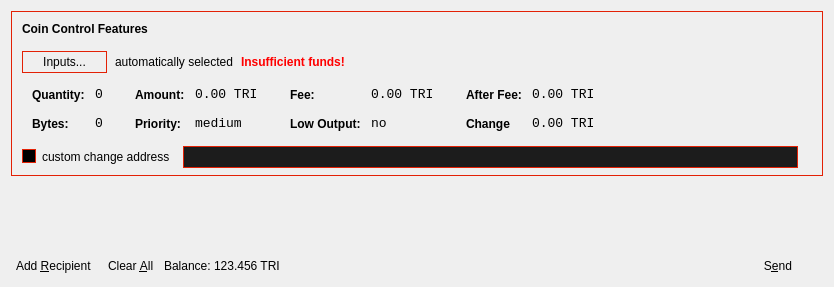
    <widget class="QFrame" name="frameMain">
     <layout class="QVBoxLayout" name="verticalLayout_3">
      <item>
       <widget class="QFrame" name="frameCoinControl">
        <property name="sizePolicy">
         <sizepolicy hsizetype="Expanding" vsizetype="Expanding">
          <horstretch>0</horstretch>
          <verstretch>0</verstretch>
         </sizepolicy>
        </property>
        <property name="maximumSize">
         <size>
          <width>16777215</width>
          <height>16777215</height>
         </size>
        </property>
        <property name="styleSheet">
         <string notr="true">#frameCoinControl {
	border: 1px solid #e32105;
	}</string>
        </property>
        <property name="frameShape">
         <enum>QFrame::StyledPanel</enum>
        </property>
        <property name="frameShadow">
         <enum>QFrame::Sunken</enum>
        </property>
        <layout class="QVBoxLayout" name="verticalLayoutCoinControl2">
         <property name="spacing">
          <number>6</number>
         </property>
         <property name="leftMargin">
          <number>0</number>
         </property>
         <property name="topMargin">
          <number>0</number>
         </property>
         <property name="rightMargin">
          <number>0</number>
         </property>
         <property name="bottomMargin">
          <number>6</number>
         </property>
         <item>
          <layout class="QVBoxLayout" name="verticalLayoutCoinControl" stretch="0,0,0,0,1">
           <property name="spacing">
            <number>0</number>
           </property>
           <property name="leftMargin">
            <number>10</number>
           </property>
           <property name="topMargin">
            <number>10</number>
           </property>
           <item>
            <layout class="QHBoxLayout" name="horizontalLayoutCoinControl1">
             <property name="bottomMargin">
              <number>15</number>
             </property>
             <item>
              <widget class="QLabel" name="labelCoinControlFeatures">
               <property name="sizePolicy">
                <sizepolicy hsizetype="Preferred" vsizetype="Maximum">
                 <horstretch>0</horstretch>
                 <verstretch>0</verstretch>
                </sizepolicy>
               </property>
               <property name="font">
                <font>
                 <weight>75</weight>
                 <bold>true</bold>
                </font>
               </property>
               <property name="styleSheet">
                <string notr="true">font-weight:bold;</string>
               </property>
               <property name="text">
                <string>Coin Control Features</string>
               </property>
              </widget>
             </item>
            </layout>
           </item>
           <item>
            <layout class="QHBoxLayout" name="horizontalLayoutCoinControl2" stretch="0,0,0,0">
             <property name="spacing">
              <number>8</number>
             </property>
             <property name="bottomMargin">
              <number>10</number>
             </property>
             <item>
              <widget class="QPushButton" name="pushButtonCoinControl">
               <property name="styleSheet">
                <string notr="true">QPushButton {
	border: 1px solid #e32105;
	padding: 3px 20px 3px 20px;
	}

QPushButton:pressed:flat {
	color: #000;
	background-color: #e32105;
	}

QPushButton:hover {
	background-color: #3d0e04;
	}

QPushButton:!enabled {
	color: #3d0e04;
	border: 1px solid #3d0e04;
	}</string>
               </property>
               <property name="text">
                <string>Inputs...</string>
               </property>
              </widget>
             </item>
             <item>
              <widget class="QLabel" name="labelCoinControlAutomaticallySelected">
               <property name="text">
                <string>automatically selected</string>
               </property>
               <property name="margin">
                <number>5</number>
               </property>
              </widget>
             </item>
             <item>
              <widget class="QLabel" name="labelCoinControlInsuffFunds">
               <property name="font">
                <font>
                 <weight>75</weight>
                 <bold>true</bold>
                </font>
               </property>
               <property name="styleSheet">
                <string notr="true">color:red;font-weight:bold;</string>
               </property>
               <property name="text">
                <string>Insufficient funds!</string>
               </property>
               <property name="margin">
                <number>5</number>
               </property>
              </widget>
             </item>
             <item>
              <spacer name="horizontalSpacerCoinControl">
               <property name="orientation">
                <enum>Qt::Horizontal</enum>
               </property>
               <property name="sizeHint" stdset="0">
                <size>
                 <width>40</width>
                 <height>1</height>
                </size>
               </property>
              </spacer>
             </item>
            </layout>
           </item>
           <item>
            <widget class="QWidget" name="widgetCoinControl" native="true">
             <property name="sizePolicy">
              <sizepolicy hsizetype="Preferred" vsizetype="Preferred">
               <horstretch>0</horstretch>
               <verstretch>0</verstretch>
              </sizepolicy>
             </property>
             <property name="minimumSize">
              <size>
               <width>0</width>
               <height>0</height>
              </size>
             </property>
             <property name="styleSheet">
              <string notr="true"/>
             </property>
             <layout class="QHBoxLayout" name="horizontalLayoutCoinControl5">
              <property name="leftMargin">
               <number>0</number>
              </property>
              <property name="topMargin">
               <number>0</number>
              </property>
              <property name="rightMargin">
               <number>0</number>
              </property>
              <property name="bottomMargin">
               <number>0</number>
              </property>
              <item>
               <layout class="QHBoxLayout" name="horizontalLayoutCoinControl3" stretch="0,0,0,1">
                <property name="spacing">
                 <number>20</number>
                </property>
                <property name="topMargin">
                 <number>0</number>
                </property>
                <property name="bottomMargin">
                 <number>10</number>
                </property>
                <item>
                 <layout class="QFormLayout" name="formLayoutCoinControl1">
                  <property name="horizontalSpacing">
                   <number>10</number>
                  </property>
                  <property name="verticalSpacing">
                   <number>14</number>
                  </property>
                  <property name="leftMargin">
                   <number>10</number>
                  </property>
                  <property name="topMargin">
                   <number>4</number>
                  </property>
                  <property name="rightMargin">
                   <number>6</number>
                  </property>
                  <item row="0" column="0">
                   <widget class="QLabel" name="labelCoinControlQuantityText">
                    <property name="styleSheet">
                     <string notr="true">font-weight:bold;</string>
                    </property>
                    <property name="text">
                     <string>Quantity:</string>
                    </property>
                    <property name="margin">
                     <number>0</number>
                    </property>
                   </widget>
                  </item>
                  <item row="0" column="1">
                   <widget class="QLabel" name="labelCoinControlQuantity">
                    <property name="font">
                     <font>
                      <family>Monospace</family>
                      <pointsize>10</pointsize>
                     </font>
                    </property>
                    <property name="cursor">
                     <cursorShape>IBeamCursor</cursorShape>
                    </property>
                    <property name="contextMenuPolicy">
                     <enum>Qt::ActionsContextMenu</enum>
                    </property>
                    <property name="text">
                     <string>0</string>
                    </property>
                    <property name="margin">
                     <number>0</number>
                    </property>
                    <property name="textInteractionFlags">
                     <set>Qt::LinksAccessibleByMouse|Qt::TextSelectableByKeyboard|Qt::TextSelectableByMouse</set>
                    </property>
                   </widget>
                  </item>
                  <item row="1" column="0">
                   <widget class="QLabel" name="labelCoinControlBytesText">
                    <property name="styleSheet">
                     <string notr="true">font-weight:bold;</string>
                    </property>
                    <property name="text">
                     <string>Bytes:</string>
                    </property>
                   </widget>
                  </item>
                  <item row="1" column="1">
                   <widget class="QLabel" name="labelCoinControlBytes">
                    <property name="font">
                     <font>
                      <family>Monospace</family>
                      <pointsize>10</pointsize>
                     </font>
                    </property>
                    <property name="cursor">
                     <cursorShape>IBeamCursor</cursorShape>
                    </property>
                    <property name="contextMenuPolicy">
                     <enum>Qt::ActionsContextMenu</enum>
                    </property>
                    <property name="text">
                     <string>0</string>
                    </property>
                    <property name="textInteractionFlags">
                     <set>Qt::LinksAccessibleByMouse|Qt::TextSelectableByKeyboard|Qt::TextSelectableByMouse</set>
                    </property>
                   </widget>
                  </item>
                 </layout>
                </item>
                <item>
                 <layout class="QFormLayout" name="formLayoutCoinControl2">
                  <property name="horizontalSpacing">
                   <number>10</number>
                  </property>
                  <property name="verticalSpacing">
                   <number>14</number>
                  </property>
                  <property name="leftMargin">
                   <number>6</number>
                  </property>
                  <property name="topMargin">
                   <number>4</number>
                  </property>
                  <property name="rightMargin">
                   <number>6</number>
                  </property>
                  <item row="0" column="0">
                   <widget class="QLabel" name="labelCoinControlAmountText">
                    <property name="styleSheet">
                     <string notr="true">font-weight:bold;</string>
                    </property>
                    <property name="text">
                     <string>Amount:</string>
                    </property>
                    <property name="margin">
                     <number>0</number>
                    </property>
                   </widget>
                  </item>
                  <item row="0" column="1">
                   <widget class="QLabel" name="labelCoinControlAmount">
                    <property name="font">
                     <font>
                      <family>Monospace</family>
                      <pointsize>10</pointsize>
                     </font>
                    </property>
                    <property name="cursor">
                     <cursorShape>IBeamCursor</cursorShape>
                    </property>
                    <property name="contextMenuPolicy">
                     <enum>Qt::ActionsContextMenu</enum>
                    </property>
                    <property name="text">
                     <string>0.00 TRI</string>
                    </property>
                    <property name="textInteractionFlags">
                     <set>Qt::LinksAccessibleByMouse|Qt::TextSelectableByKeyboard|Qt::TextSelectableByMouse</set>
                    </property>
                   </widget>
                  </item>
                  <item row="1" column="0">
                   <widget class="QLabel" name="labelCoinControlPriorityText">
                    <property name="styleSheet">
                     <string notr="true">font-weight:bold;</string>
                    </property>
                    <property name="text">
                     <string>Priority:</string>
                    </property>
                   </widget>
                  </item>
                  <item row="1" column="1">
                   <widget class="QLabel" name="labelCoinControlPriority">
                    <property name="font">
                     <font>
                      <family>Monospace</family>
                      <pointsize>10</pointsize>
                     </font>
                    </property>
                    <property name="cursor">
                     <cursorShape>IBeamCursor</cursorShape>
                    </property>
                    <property name="contextMenuPolicy">
                     <enum>Qt::ActionsContextMenu</enum>
                    </property>
                    <property name="text">
                     <string>medium</string>
                    </property>
                    <property name="textInteractionFlags">
                     <set>Qt::LinksAccessibleByMouse|Qt::TextSelectableByKeyboard|Qt::TextSelectableByMouse</set>
                    </property>
                   </widget>
                  </item>
                 </layout>
                </item>
                <item>
                 <layout class="QFormLayout" name="formLayoutCoinControl3">
                  <property name="horizontalSpacing">
                   <number>10</number>
                  </property>
                  <property name="verticalSpacing">
                   <number>14</number>
                  </property>
                  <property name="leftMargin">
                   <number>6</number>
                  </property>
                  <property name="topMargin">
                   <number>4</number>
                  </property>
                  <property name="rightMargin">
                   <number>6</number>
                  </property>
                  <item row="0" column="0">
                   <widget class="QLabel" name="labelCoinControlFeeText">
                    <property name="styleSheet">
                     <string notr="true">font-weight:bold;</string>
                    </property>
                    <property name="text">
                     <string>Fee:</string>
                    </property>
                    <property name="margin">
                     <number>0</number>
                    </property>
                   </widget>
                  </item>
                  <item row="0" column="1">
                   <widget class="QLabel" name="labelCoinControlFee">
                    <property name="font">
                     <font>
                      <family>Monospace</family>
                      <pointsize>10</pointsize>
                     </font>
                    </property>
                    <property name="cursor">
                     <cursorShape>IBeamCursor</cursorShape>
                    </property>
                    <property name="contextMenuPolicy">
                     <enum>Qt::ActionsContextMenu</enum>
                    </property>
                    <property name="text">
                     <string>0.00 TRI</string>
                    </property>
                    <property name="textInteractionFlags">
                     <set>Qt::LinksAccessibleByMouse|Qt::TextSelectableByKeyboard|Qt::TextSelectableByMouse</set>
                    </property>
                   </widget>
                  </item>
                  <item row="1" column="0">
                   <widget class="QLabel" name="labelCoinControlLowOutputText">
                    <property name="styleSheet">
                     <string notr="true">font-weight:bold;</string>
                    </property>
                    <property name="text">
                     <string>Low Output:</string>
                    </property>
                   </widget>
                  </item>
                  <item row="1" column="1">
                   <widget class="QLabel" name="labelCoinControlLowOutput">
                    <property name="font">
                     <font>
                      <family>Monospace</family>
                      <pointsize>10</pointsize>
                     </font>
                    </property>
                    <property name="cursor">
                     <cursorShape>IBeamCursor</cursorShape>
                    </property>
                    <property name="contextMenuPolicy">
                     <enum>Qt::ActionsContextMenu</enum>
                    </property>
                    <property name="text">
                     <string>no</string>
                    </property>
                    <property name="textInteractionFlags">
                     <set>Qt::LinksAccessibleByMouse|Qt::TextSelectableByKeyboard|Qt::TextSelectableByMouse</set>
                    </property>
                   </widget>
                  </item>
                 </layout>
                </item>
                <item>
                 <layout class="QFormLayout" name="formLayoutCoinControl4">
                  <property name="horizontalSpacing">
                   <number>10</number>
                  </property>
                  <property name="verticalSpacing">
                   <number>14</number>
                  </property>
                  <property name="leftMargin">
                   <number>6</number>
                  </property>
                  <property name="topMargin">
                   <number>4</number>
                  </property>
                  <property name="rightMargin">
                   <number>6</number>
                  </property>
                  <item row="0" column="0">
                   <widget class="QLabel" name="labelCoinControlAfterFeeText">
                    <property name="styleSheet">
                     <string notr="true">font-weight:bold;</string>
                    </property>
                    <property name="text">
                     <string>After Fee:</string>
                    </property>
                    <property name="margin">
                     <number>0</number>
                    </property>
                   </widget>
                  </item>
                  <item row="0" column="1">
                   <widget class="QLabel" name="labelCoinControlAfterFee">
                    <property name="font">
                     <font>
                      <family>Monospace</family>
                      <pointsize>10</pointsize>
                     </font>
                    </property>
                    <property name="cursor">
                     <cursorShape>IBeamCursor</cursorShape>
                    </property>
                    <property name="contextMenuPolicy">
                     <enum>Qt::ActionsContextMenu</enum>
                    </property>
                    <property name="text">
                     <string>0.00 TRI</string>
                    </property>
                    <property name="textInteractionFlags">
                     <set>Qt::LinksAccessibleByMouse|Qt::TextSelectableByKeyboard|Qt::TextSelectableByMouse</set>
                    </property>
                   </widget>
                  </item>
                  <item row="1" column="0">
                   <widget class="QLabel" name="labelCoinControlChangeText">
                    <property name="styleSheet">
                     <string notr="true">font-weight:bold;</string>
                    </property>
                    <property name="text">
                     <string>Change</string>
                    </property>
                   </widget>
                  </item>
                  <item row="1" column="1">
                   <widget class="QLabel" name="labelCoinControlChange">
                    <property name="font">
                     <font>
                      <family>Monospace</family>
                      <pointsize>10</pointsize>
                     </font>
                    </property>
                    <property name="cursor">
                     <cursorShape>IBeamCursor</cursorShape>
                    </property>
                    <property name="contextMenuPolicy">
                     <enum>Qt::ActionsContextMenu</enum>
                    </property>
                    <property name="text">
                     <string>0.00 TRI</string>
                    </property>
                    <property name="textInteractionFlags">
                     <set>Qt::LinksAccessibleByMouse|Qt::TextSelectableByKeyboard|Qt::TextSelectableByMouse</set>
                    </property>
                   </widget>
                  </item>
                 </layout>
                </item>
               </layout>
              </item>
             </layout>
            </widget>
           </item>
           <item>
            <layout class="QHBoxLayout" name="horizontalLayoutCoinControl4" stretch="0,0,0">
             <property name="spacing">
              <number>12</number>
             </property>
             <property name="sizeConstraint">
              <enum>QLayout::SetDefaultConstraint</enum>
             </property>
             <property name="topMargin">
              <number>5</number>
             </property>
             <property name="rightMargin">
              <number>5</number>
             </property>
             <item>
              <widget class="QCheckBox" name="checkBoxCoinControlChange">
               <property name="styleSheet">
                <string notr="true">QCheckBox::indicator { 
	border:1px solid #e32105;
	background-color: #000;
	}

QCheckBox::indicator:checked {
	image:url(:/icons/checkbox);
	padding: 1px;
	}</string>
               </property>
               <property name="text">
                <string>custom change address</string>
               </property>
              </widget>
             </item>
             <item>
              <widget class="QLineEdit" name="lineEditCoinControlChange">
               <property name="enabled">
                <bool>false</bool>
               </property>
               <property name="sizePolicy">
                <sizepolicy hsizetype="Expanding" vsizetype="Fixed">
                 <horstretch>0</horstretch>
                 <verstretch>0</verstretch>
                </sizepolicy>
               </property>
               <property name="minimumSize">
                <size>
                 <width>0</width>
                 <height>22</height>
                </size>
               </property>
               <property name="styleSheet">
                <string notr="true">QLineEdit {
	background-color: #1c1c1c;
	border: 1px solid #e32105;
	}</string>
               </property>
              </widget>
             </item>
             <item>
              <widget class="QLabel" name="labelCoinControlChangeLabel">
               <property name="sizePolicy">
                <sizepolicy hsizetype="Preferred" vsizetype="Expanding">
                 <horstretch>0</horstretch>
                 <verstretch>0</verstretch>
                </sizepolicy>
               </property>
               <property name="minimumSize">
                <size>
                 <width>0</width>
                 <height>0</height>
                </size>
               </property>
               <property name="text">
                <string/>
               </property>
               <property name="margin">
                <number>3</number>
               </property>
              </widget>
             </item>
            </layout>
           </item>
           <item>
            <spacer name="verticalSpacerCoinControl">
             <property name="orientation">
              <enum>Qt::Vertical</enum>
             </property>
             <property name="sizeHint" stdset="0">
              <size>
               <width>800</width>
               <height>1</height>
              </size>
             </property>
            </spacer>
           </item>
          </layout>
         </item>
        </layout>
       </widget>
      </item>
      <item>
       <widget class="QScrollArea" name="scrollArea">
        <property name="frameShape">
         <enum>QFrame::NoFrame</enum>
        </property>
        <property name="widgetResizable">
         <bool>true</bool>
        </property>
        <widget class="QWidget" name="scrollAreaWidgetContents">
         <property name="geometry">
          <rect>
           <x>0</x>
           <y>0</y>
           <width>814</width>
           <height>141</height>
          </rect>
         </property>
         <layout class="QVBoxLayout" name="verticalLayout_2">
          <property name="leftMargin">
           <number>0</number>
          </property>
          <property name="topMargin">
           <number>0</number>
          </property>
          <property name="rightMargin">
           <number>0</number>
          </property>
          <property name="bottomMargin">
           <number>0</number>
          </property>
          <item>
           <layout class="QVBoxLayout" name="entries">
            <property name="spacing">
             <number>6</number>
            </property>
           </layout>
          </item>
          <item>
           <spacer name="verticalSpacer">
            <property name="orientation">
             <enum>Qt::Vertical</enum>
            </property>
            <property name="sizeHint" stdset="0">
             <size>
              <width>20</width>
              <height>40</height>
             </size>
            </property>
           </spacer>
          </item>
         </layout>
        </widget>
       </widget>
      </item>
      <item>
       <layout class="QHBoxLayout" name="horizontalLayout">
        <item>
         <widget class="QPushButton" name="addButton">
          <property name="toolTip">
           <string>Send to multiple recipients at once</string>
          </property>
          <property name="styleSheet">
           <string notr="true">QPushButton {
	text-align:left;
	border: 0px solid gray;
	padding: 3px 5px 3px 5px;
	}

QPushButton:pressed:flat {
	color: #000;
	background-color: #e32105;
	}

QPushButton:hover {
	background-color: #3d0e04;
	}

QPushButton:!enabled {
	color: #3d0e04;
	}</string>
          </property>
          <property name="text">
           <string>Add &amp;Recipient</string>
          </property>
          <property name="icon">
           <iconset resource="../triangles.qrc">
            <normaloff>:/icons/add</normaloff>:/icons/add</iconset>
          </property>
          <property name="autoDefault">
           <bool>false</bool>
          </property>
         </widget>
        </item>
        <item>
         <widget class="QPushButton" name="clearButton">
          <property name="sizePolicy">
           <sizepolicy hsizetype="Minimum" vsizetype="Fixed">
            <horstretch>0</horstretch>
            <verstretch>0</verstretch>
           </sizepolicy>
          </property>
          <property name="toolTip">
           <string>Remove all transaction fields</string>
          </property>
          <property name="styleSheet">
           <string notr="true">QPushButton {
	text-align:left;
	border: 0px solid gray;
	padding: 3px 5px 3px 5px;
	}

QPushButton:pressed:flat {
	color: #000;
	background-color: #e32105;
	}

QPushButton:hover {
	background-color: #3d0e04;
	}

QPushButton:!enabled {
	color: #3d0e04;
	}</string>
          </property>
          <property name="text">
           <string>Clear &amp;All</string>
          </property>
          <property name="icon">
           <iconset resource="../triangles.qrc">
            <normaloff>:/icons/remove</normaloff>:/icons/remove</iconset>
          </property>
          <property name="autoRepeatDelay">
           <number>300</number>
          </property>
          <property name="autoDefault">
           <bool>false</bool>
          </property>
         </widget>
        </item>
        <item>
         <layout class="QHBoxLayout" name="horizontalLayout_2">
          <property name="spacing">
           <number>3</number>
          </property>
          <item>
           <widget class="QLabel" name="label">
            <property name="sizePolicy">
             <sizepolicy hsizetype="Preferred" vsizetype="Fixed">
              <horstretch>0</horstretch>
              <verstretch>0</verstretch>
             </sizepolicy>
            </property>
            <property name="text">
             <string>Balance:</string>
            </property>
           </widget>
          </item>
          <item>
           <widget class="QLabel" name="labelBalance">
            <property name="sizePolicy">
             <sizepolicy hsizetype="Preferred" vsizetype="Fixed">
              <horstretch>0</horstretch>
              <verstretch>0</verstretch>
             </sizepolicy>
            </property>
            <property name="cursor">
             <cursorShape>IBeamCursor</cursorShape>
            </property>
            <property name="text">
             <string>123.456 TRI</string>
            </property>
            <property name="textInteractionFlags">
             <set>Qt::LinksAccessibleByMouse|Qt::TextSelectableByKeyboard|Qt::TextSelectableByMouse</set>
            </property>
           </widget>
          </item>
         </layout>
        </item>
        <item>
         <spacer name="horizontalSpacer">
          <property name="orientation">
           <enum>Qt::Horizontal</enum>
          </property>
          <property name="sizeHint" stdset="0">
           <size>
            <width>40</width>
            <height>20</height>
           </size>
          </property>
         </spacer>
        </item>
        <item>
         <widget class="QPushButton" name="sendButton">
          <property name="minimumSize">
           <size>
            <width>90</width>
            <height>0</height>
           </size>
          </property>
          <property name="toolTip">
           <string>Confirm the send action</string>
          </property>
          <property name="styleSheet">
           <string notr="true">QPushButton {
	border: 0px solid gray;
	padding: 3px 5px 3px 5px;
	min-width: 80px;
	max-width: 80px;
	}

QPushButton:pressed:flat {
	color: #000;
	background-color: #e32105;
	}

QPushButton:hover {
	background-color: #3d0e04;
	}

QPushButton:!enabled {
	color: #3d0e04;
	}</string>
          </property>
          <property name="text">
           <string>S&amp;end</string>
          </property>
          <property name="icon">
           <iconset resource="../triangles.qrc">
            <normaloff>:/menu_16/send</normaloff>:/menu_16/send</iconset>
          </property>
          <property name="default">
           <bool>true</bool>
          </property>
         </widget>
        </item>
       </layout>
      </item>
     </layout>
     <zorder>scrollArea</zorder>
     <zorder>frameCoinControl</zorder>
    </widget>
